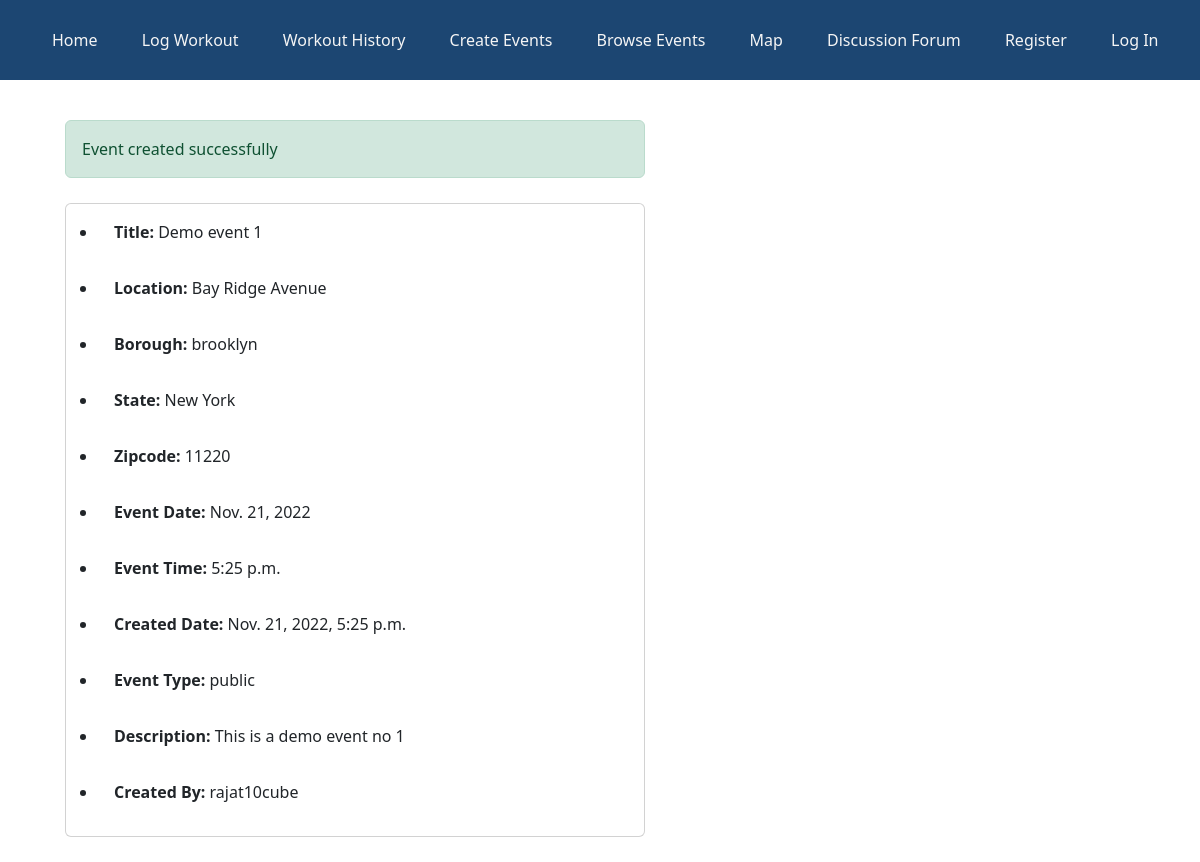
The page /create_event/post_event/success on the database as committed earlier.
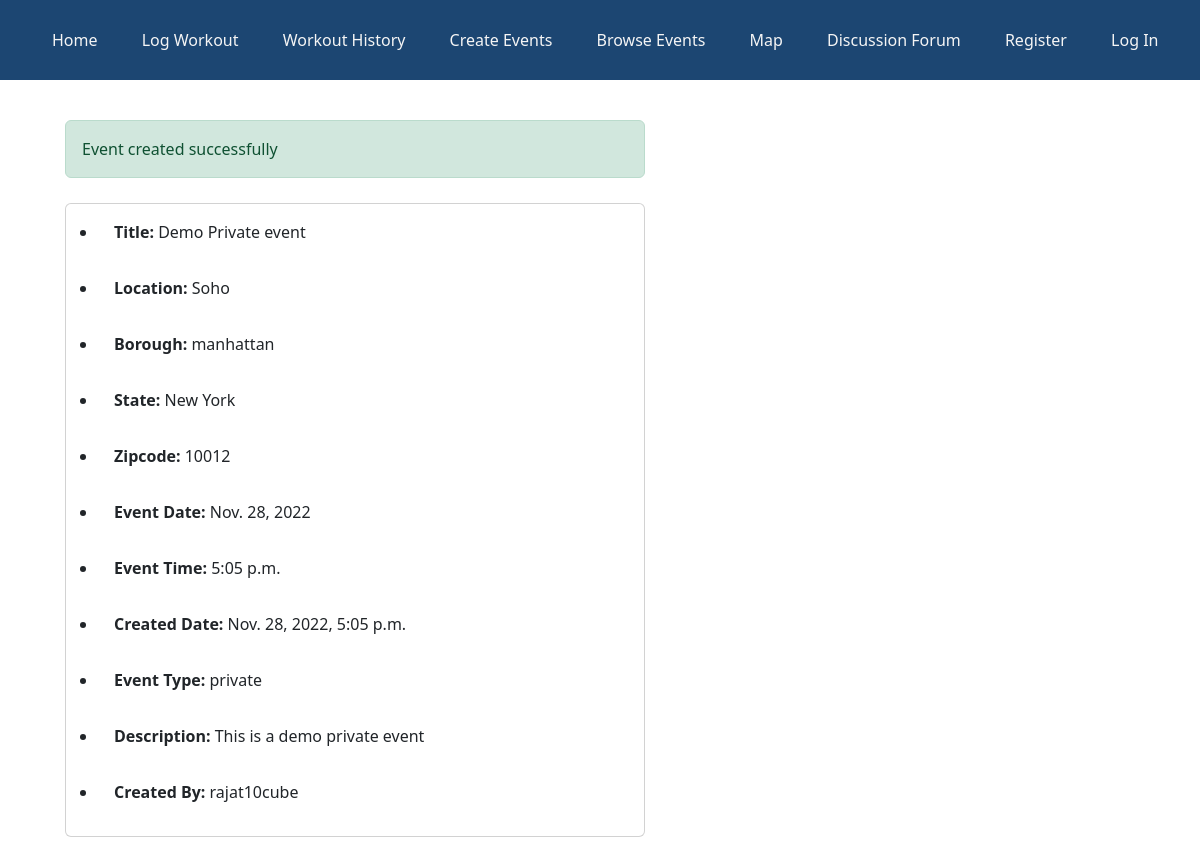
The same page on the database as committed later.
### bikingapp/models.py (models this page shows, shortened)
class Event(models.Model):
    title = models.CharField(max_length=50)
    location = models.CharField(max_length=200)
    borough = models.CharField(
        max_length=20,
        choices=[
            ("manhattan", "Manhattan"),
            ("queens", "Queens"),
            ("bronx", "Bronx"),
            ("staten island", "Staten Island"),
            ("brooklyn", "Brooklyn"),
        ],
        default="Manhattan",
    )
    date = models.DateField(default=timezone.now)
    time = models.TimeField(default=timezone.now)
    date_created = models.DateTimeField(default=timezone.now)
    event_type = models.CharField(
        max_length=200,
        choices=[("public", "Public"), ("private", "Private")],
        default="Public",
    )
    description = models.CharField(max_length=500, null=True)
    created_by = models.CharField(max_length=100, default="user")
    zipcode = models.CharField(max_length=5, null=True)
    state = models.CharField(max_length=10, default="New York")

### bikingapp/views.py (the view)
# urls.py: path("create_event/post_event/success", views.event_success),
def event_success(request):
    obj = models.Event.objects.order_by("id").latest("id")
    context = {"obj1": obj}
    return render(request, "event/event_success.html", context)

### bikingapp/templates/event/event_success.html (shortened to what this page needs)
<!DOCTYPE html>
<html lang="en">
  <head>
    <link
      href="https://cdn.jsdelivr.net/npm/bootstrap@5.2.2/dist/css/bootstrap.min.css"
      rel="stylesheet"
    />
    <link
      rel="stylesheet"
      href="https://cdn.jsdelivr.net/npm/bootstrap-icons@1.9.1/font/bootstrap-icons.css"
    />
  </head>
  <body>
    {% extends 'base.html' %} {% block content %}
    <div style="margin-top: 120px">
      <div class="col">
        <div
          class="alert alert-success col-lg-6"
          role="alert"
          style="margin-left: 25px"
        >
          Event created successfully
        </div>
        <div class="card col-lg-6" style="margin: 25px">
          <ul>
            <li class="card-body"><b>Title:</b> {{obj1.title}}</li>
            <li class="card-body"><b>Location:</b> {{obj1.location}}</li>
            <li class="card-body"><b>Borough:</b> {{obj1.borough}}</li>
            <li class="card-body"><b>State:</b> {{obj1.state}}</li>
            <li class="card-body"><b>Zipcode:</b> {{obj1.zipcode}}</li>
            <li class="card-body"><b>Event Date:</b> {{obj1.date}}</li>
            <li class="card-body"><b>Event Time:</b> {{obj1.time}}</li>
            <li class="card-body">
              <b>Created Date:</b> {{obj1.date_created}}
            </li>
            <li class="card-body"><b>Event Type:</b> {{obj1.event_type}}</li>
            <li class="card-body"><b>Description:</b> {{obj1.description}}</li>
            <li class="card-body"><b>Created By:</b> {{obj1.created_by}}</li>
          </ul>
        </div>
      </div>
    </div>
    {% endblock content %}

Rows that differ between the two databases and show on the page:
no longer on this page (row unchanged): Event: title "Demo event 1", location "Bay Ridge Avenue", borough "brooklyn", state "New York", zipcode "11220", date "Nov. 21, 2022", time "5:25 p.m.", date_created "Nov. 21, 2022, 5:25 p.m.", event_type "public", description "This is a demo event no 1", created_by "rajat10cube"
added Event: title "Demo Private event", location "Soho", borough "manhattan", state "New York", zipcode "10012", date "Nov. 28, 2022", time "5:05 p.m.", date_created "Nov. 28, 2022, 5:05 p.m.", event_type "private", description "This is a demo private event", created_by "rajat10cube"
